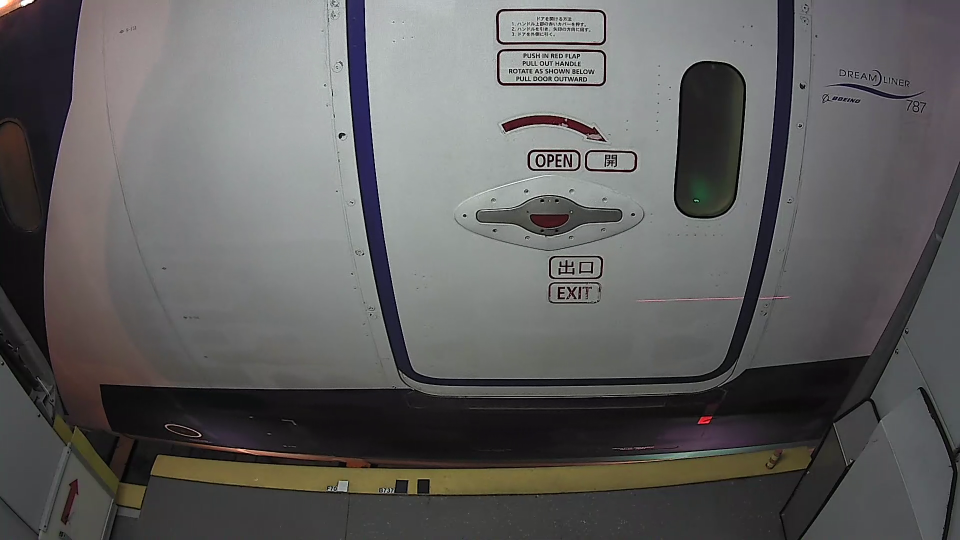
//> input picture local_aerobridge/Source Code/Images/Old Images/ANAB787/000204.png, 1920 x 1080 px, given in place of 000145.png, which was not available (shown at 1/2 size)
$ ./main   (built with g++ and OpenCV 4)
//> lines starting //> are read from the running program, lines starting //| are printed output that depends on the picture; after the words box and inside, x2 and y2 are one past the last pixel; in counts of white or black regions, pixels touching at a corner belong together; pictures that were not available may be replaced by others from this repository, and a replacement may not be noted
/*
straight arrow detect in airplane door
author: Cheng Yupeng (Neil)
version: 3rd
describe: detect the big banded arrow, and mark the five points which build up the arrow
*/

#include<opencv2/core/core.hpp>
#include<opencv2/highgui/highgui.hpp>
#include<opencv2/imgproc/imgproc.hpp>
#include<opencv2/ml/ml.hpp>

#include<fstream>
#include<iostream>
#include<vector>
#include <stdlib.h>
#include<dirent.h>
#include<string.h>
#include<math.h>
#include<Windows.h>
#include<Winbase.h>
#include<TCHAR.h>
using namespace cv;
using namespace std;

static Mat src; Mat src_gray;
static float n,m,ratio;             //前两点和高度之比
static float a,b,ratio_shape;       //长宽之比
static float c,d,ratio_shape_h;
static float e,f,ratio_shape_best;
static int best=0;
static int muchpoly;

static vector<Point> model;
static int template_number=0;
static int matched=0;

static float Angle(Point cen, Point first, Point second)
{
    float dx1=0, dx2=0, dy1=0, dy2=0;
    float angle=0;

    dx1 = first.x - cen.x;
	//dx1=fabs(dx1);
    dy1 = first.y - cen.y;
   // dy1=fabs(dy1);
    dx2 = second.x - cen.x;
   // dx2=fabs(dx2);
    dy2 = second.y - cen.y;
   // dy2=fabs(dy2);
    float c = (float)sqrt(dx1 * dx1 + dy1 * dy1) * (float)sqrt(dx2 * dx2 + dy2 * dy2);

    if (c == 0) return -1;

    angle = (float)acos((dx1 * dx2 + dy1 * dy2) / c);


    return angle;
}


string GetFilename (const string& str)
{
  size_t found;
  string file;
  found=str.find_last_of("/\\");
  file = str.substr(found+1);
  return file;
}

string read_value(string section, string key, string config_path)
{
	char read_value[100];
	DWORD len = 100;

	char section_char[100],key_char[100],config_path_char[100];
	strcpy(section_char, section.c_str());
	strcpy(key_char, key.c_str());
	strcpy(config_path_char, config_path.c_str());
	GetPrivateProfileString(TEXT(section_char), TEXT(key_char),TEXT("Not Found"),read_value,len,TEXT(config_path_char));

	return read_value;
}

string GetFoldername (const string& str)
{
	size_t found;
	string folder;
	found=str.find_last_of("/\\");
	folder = str.substr(0,found);
	return folder;
}
template <typename T> string tostr(const T& t) {
   ostringstream os;
   os<<t;
   return os.str();
}

int main(int argc,char** argv)
{
	 IplImage *desimg,*srcimg;
	   // [4 lines of commented-out code are left out]
	 string dirName = "C:/Users/bojan/Desktop/TestFeatures/B787/000145.png";
	 	// [8 lines of commented-out code are left out]

	 string imageName = GetFilename(dirName);
	 string temp = GetFoldername(dirName);
	 string flightName = GetFilename(temp);

	 DIR *dir;
	 //dir = opendir(dirName.c_str());
	 string imgName;
	 struct dirent *ent;

	 if (true) {
	         //while ((ent = readdir (dir)) != NULL) {
	              //imgName= ent->d_name;
	              if(true)
	                        {
	                          string aux=dirName;
	                          //aux.append(dirName);
	                          //aux.append(imgName);
	                         // cout << aux << endl;
	                          Mat src= imread(aux);
//> src is the input picture: 1080 rows x 1920 cols, CV_8UC3; mean B, G, R 95, 95.4, 96.3
	                         // imshow(aux,src);
	                          waitKey(0);


// [21 lines of commented-out code are left out]
	  string template_curved_arrow1_str = read_value("CurvedArrow","template_curved_arrow1","C:/Config/Config.ini"); //ova bese
//> (in read_value, `GetPrivateProfileString(TEXT(section_char), TEXT(key_char),TEXT("Not F..` was passed over: GetPrivateProfileString is not available in this run)
	    // cout<<template_handle1_str<<endl;
	   cv::Mat src_T = imread(template_curved_arrow1_str); //ova bese
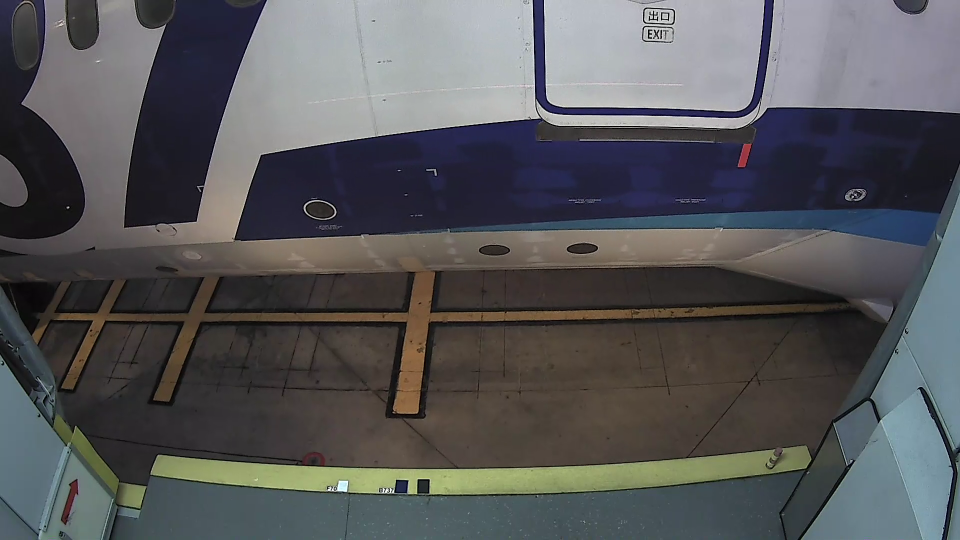
//> input picture local_aerobridge/Source Code/Images/Old Images/ANAB787/000187.png, 1920 x 1080 px, given in place of , which was not available (shown at 1/2 size)
//> src_T is the input picture: 1080 rows x 1920 cols, CV_8UC3; mean B, G, R 88.5, 86.2, 85.8
	 	//Mat src_T = imread("template-arrow.png");
		Mat gray_T,bw_T;
		Mat src_gray_T;
		GaussianBlur(src_T, src_gray_T, Size(3, 3), 2, 2);
	 	cvtColor(src_gray_T,gray_T,CV_BGR2GRAY);
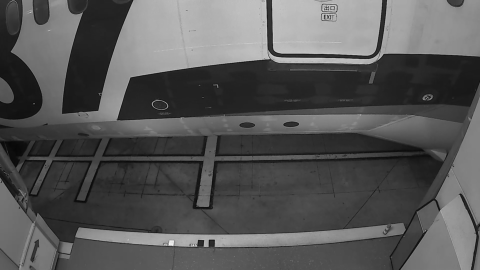
//> gray_T: 1080 rows x 1920 cols, CV_8UC1 (shown at 1/4 size); min 1, max 251, mean 86.3
		Canny(gray_T,bw_T,1200,600,5,true);
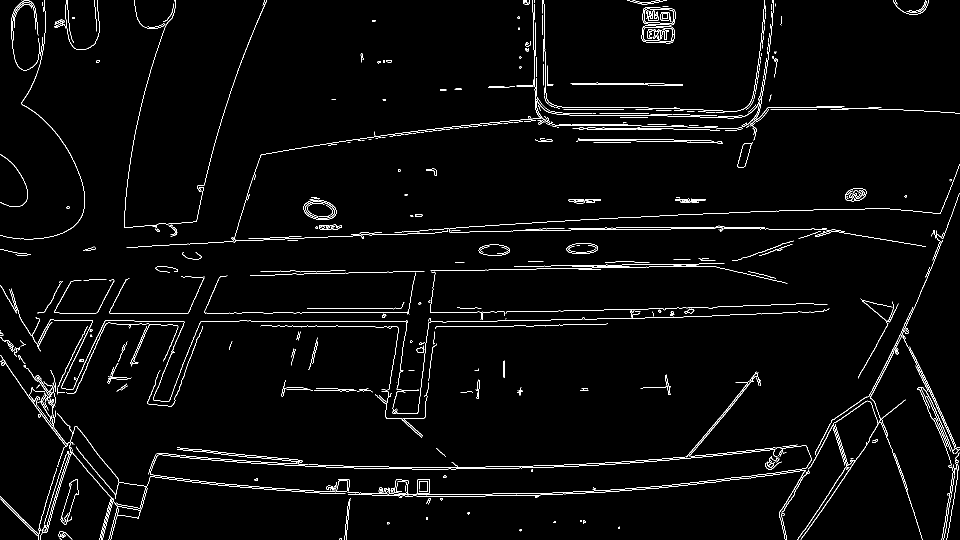
//> bw_T: 1080 rows x 1920 cols, CV_8UC1 (shown at 1/2 size); 2.4% white in thin lines or dots
		vector<vector<Point> > template_handle;
	    vector<Vec4i> hierarchy_T;
		findContours(bw_T.clone(), template_handle,hierarchy_T,CV_RETR_EXTERNAL, CV_CHAIN_APPROX_SIMPLE);
//> template_handle = 494 contours, 411 with area under 20; largest, box (x1, y1, x2, y2) and area: (1285, 14, 1351, 51) 2076, (1283, 51, 1349, 87) 2049, (607, 399, 673, 440) 2022, (695, 958, 860, 990) 1408, (121, 958, 157, 1050) 1244
		//cout<<template_handle.size()<<endl;
		float max=0;
		for (int i=0;i<template_handle.size();i++)
		{
			float area;
			area= contourArea(template_handle[i]);
			if( area > max)
			{
			    max=area;
				template_number=i;
		     }
		}
//> this loop made 494 passes
//> (area, max) on passes 4, 29, 35, 262, 444, 458: (88.5, 88.5), (737, 737), (1408.5, 1408.5), (2022.5, 2022.5), (2049, 2049), (2076, 2076)
//> after the loop, max = 2076; template_number = 457
		approxPolyDP(Mat(template_handle[template_number]), model, arcLength(Mat(template_handle[template_number]), true)*0.0095, true);
//> model = 8 Points (x, y): [1287, 17], [1285, 40], [1290, 47], [1342, 50], [1349, 44], [1350, 23], [1347, 18], [1301, 14]

		Mat template_handle_p = Mat::zeros(src_T.rows,src_T.cols, CV_8UC1);
		drawContours(template_handle_p, template_handle,template_number, Scalar(255),2,8,hierarchy_T);
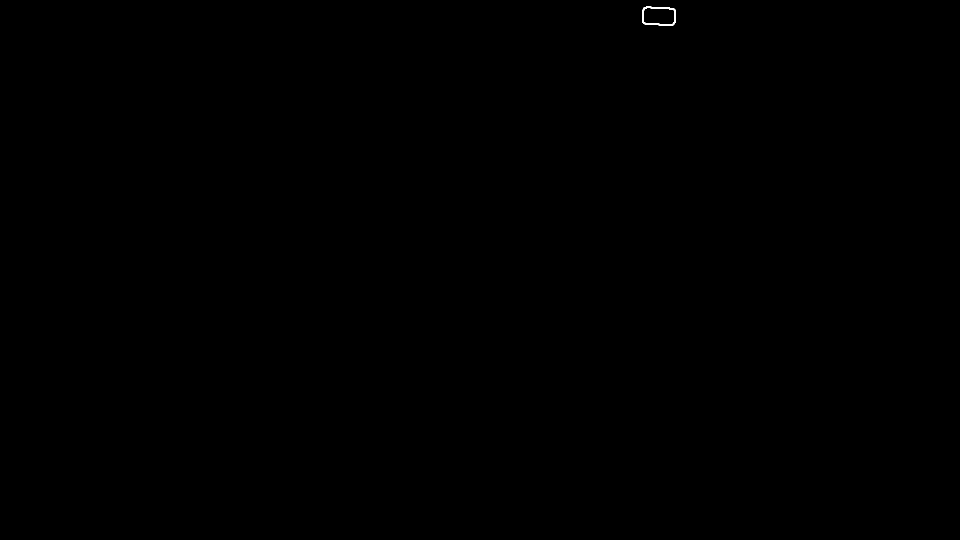
//> template_handle_p: 1080 rows x 1920 cols, CV_8UC1 (shown at 1/2 size); 0.03% white; 1 white region, box (x1, y1, x2, y2) and area: (1284, 13, 1352, 52) 581
		// [11 lines of commented-out code are left out]
		Mat gray,bw;
		GaussianBlur(src, src_gray, cv::Size(9, 9), 2, 2);
	 	cvtColor(src_gray,gray,CV_BGR2GRAY);
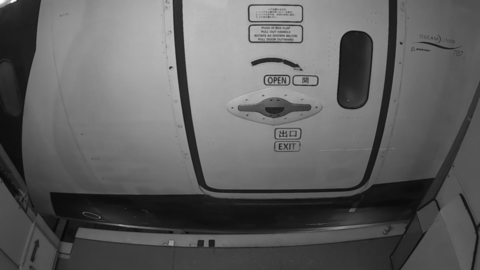
//> gray: 1080 rows x 1920 cols, CV_8UC1 (shown at 1/4 size); min 5, max 254, mean 95.6
		Canny(gray,bw,1200,600,5,true);
//> bw: 1080 rows x 1920 cols, CV_8UC1; 1.4% white in thin lines or dots
	/*	namedWindow("canny",CV_WINDOW_NORMAL);
		imshow("canny",bw);*/

		//close operation
		Mat src_close;
		Size kernalSize (7,7);
	 	Mat element = getStructuringElement (MORPH_ELLIPSE, kernalSize, Point(1,1)  );
	 	morphologyEx( bw, src_close, MORPH_CLOSE, element );
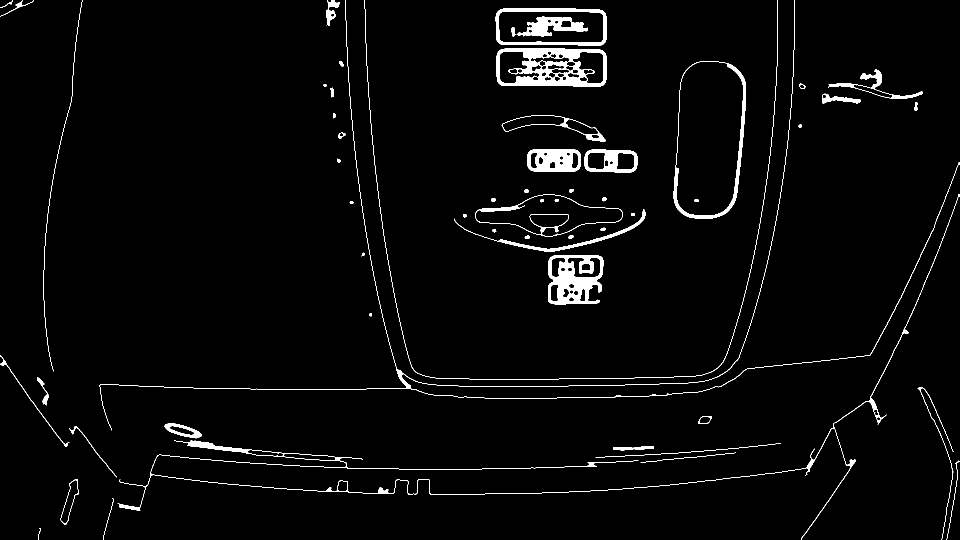
//> src_close: 1080 rows x 1920 cols, CV_8UC1 (shown at 1/2 size); 2.8% white; 58 white regions
		/*namedWindow("morphology",CV_WINDOW_NORMAL);
		imshow("morphology",src_close);*/

		//find the contours
		vector<vector<Point> > contours;
	    vector<cv::Vec4i> hierarchy;

		findContours(src_close.clone(), contours,hierarchy,CV_RETR_TREE, CV_CHAIN_APPROX_SIMPLE);
//> contours = 133 contours, 9 with area under 20; largest, box (x1, y1, x2, y2) and area: (1347, 122, 1492, 438) 38338, (1351, 122, 1487, 432) 35546, (993, 97, 1213, 173) 15948, (991, 17, 1213, 91) 15634, (951, 389, 1246, 473) 13579
		//cout<<hierarchy.size()<<endl;

		//show the contours of the input image
		Mat savedGrayMat = Mat::zeros(src.rows,src.cols, CV_8UC1);
		//drawContours(savedGrayMat, contours,-1, Scalar(255),1,8,hierarchy);
		//imshow("contours", savedGrayMat);

		//approximate of the contours,and get the convex
		vector<vector<Point> > POLY;
		vector<vector<Point> > POLY_precise;
		vector<vector<Point> > POLY_rough;
		vector<vector<Point> > POLY_best;
		vector<Point> approx;
		vector<Point> convex_hull;

		//output image
		string pixel;
		Mat dst = src.clone();
		for (int i = 0; i < contours.size(); i++)
		{

			approxPolyDP(Mat(contours[i]), approx, arcLength(Mat(contours[i]), true)*0.0095, true);
			POLY.push_back(approx);
			convexHull(approx, convex_hull, true);
	        if (fabs(contourArea(approx)) <2000 || fabs(contourArea(approx))>10000)                                      //将面积太小的轮廓直接跳过  注意continue用法
			continue;

			//calculate the up bounding rectangle
			Rect bound=boundingRect(contours[i]);
			float area_rect,area_approx,difference;
		    area_rect=((bound.br().x-bound.tl().x)*(bound.br().y-bound.tl().y));
			area_approx=fabs(contourArea(contours[i]));
			difference=area_rect-area_approx;
		    // [6 lines of commented-out code are left out]
			 {
				 int k;
				 int m=hierarchy[i][3];

				 if(convex_hull.size() < approx.size() && difference<3*area_approx && difference>0.2*area_approx)
				 {

				              int len;                                          //for this approx
							  len=approx.size();
							  int   *num=new   int[len];
							  int   *nums=new   int[len];

							   for(int   j=0;j<len;j++)
                               {
                                  num[j]=approx.at(j).y;
                                  nums[j]=approx.at(j).x;
                               }
							   sort(num,num+len);              //高度
							   sort(nums,nums+len);             //宽度

							   a=num[len-1]-num[0];
							   b=nums[len-1]-nums[0];
							   ratio_shape=b/a;

							   // [8 lines of commented-out code are left out]

							   if(ratio_shape>2 && ratio_shape<8)
							   {
								  // [5 lines of commented-out code are left out]
								  POLY_rough.push_back(approx);
							   }


				 }
			 }
		}
//> this loop made 133 passes
//> (bound, area_rect, area_approx, difference, m, len, a, b) on passes 73, 76, 116, 118, 122: (Rect(1003, 230, 209, 54), 11286, 3789.5, 7496.5, -1, 10, 50, 208), (Rect(1004, 230, 126, 34), 4284, 2163, 2121, 72, 9, 33, 125), (Rect(1144, 103, 64, 65), 4160, 2575, 1585, 90, 14, 64, 63), (Rect(999, 102, 81, 65), 5265, 2912.5, 2352.5, 90, 17, 64, 80), (Rect(1033, 33, 143, 40), 5720, 2899, 2821, 119, 20, 38, 142)
//> after the loop, approx = contour of 13 points, box (x1, y1, x2, y2) (0, 0, 26, 16), area 25; POLY = 133 contours, 8 with area under 20; largest, box (x1, y1, x2, y2) and area: (235, 389, 1920, 1080) 92410, (1347, 122, 1492, 437) 37194, (1353, 122, 1487, 432) 34278, (993, 97, 1213, 173) 15662, (992, 17, 1213, 91) 15442; convex_hull = 5 Points (x, y): [24, 0], [0, 15], [3, 15], [22, 8], [25, 2]

		if(POLY_rough.size()>0)
		{
          for(int i=0;i<POLY_rough.size();i++)
							   {


							   //find the most right point of every candidate contour
							   int right_point, right=0, left_point, left=100000;
							   int line_1_r=1, line_1_l=1;
							   int line_2_r=(-1), line_2_l=-1;
							   double right_angle=0;
							   double left_angle=0;
							   for(int j=0;j<POLY_rough[i].size();j++)
							   {
								   if (right<POLY_rough[i].at(j).x)
								   {
									   right=POLY_rough[i].at(j).x;
									   right_point=j;
								   }
								   if (left>POLY_rough[i].at(j).x)
								   {
									   left=POLY_rough[i].at(j).x;
									   left_point=j;
								   }
							   }
							   if(right_point==POLY_rough[i].size()) line_1_r=-POLY_rough[i].size()+1;
							   if(right_point==0) line_2_r=POLY_rough[i].size()-1;

							   if(left_point==POLY_rough[i].size()) line_1_l=-POLY_rough[i].size()+1;
							   if(left_point==0) line_2_l=POLY_rough[i].size()-1;

							   // [11 lines of commented-out code are left out]

							   right_angle=Angle(POLY_rough[i].at(right_point),POLY_rough[i].at(right_point+line_1_r),POLY_rough[i].at(right_point+line_2_r));
							   right_angle=right_angle*180/3.14;
							   if (right_angle<70 && right_angle>30)
								   POLY_precise.push_back(POLY_rough[i]);

							  }
//> this loop made 3 passes
//> (right, right_point, left, left_point, line_2_l, dx1 in Angle, dy1 in Angle, dx2 in Angle) on passes 1, 3: (1211, 6, 1003, 0, 9, -21, -26, -36), (1175, 7, 1033, 0, 19, -11, -2, -3)

		}


		double comparing;
		double min=20;
		 for(int j=0;j<POLY_precise.size();j++)
		 {

			   comparing = matchShapes(model, POLY_rough[j],3, 0.0);
			  if ( comparing != 0 && comparing<min)
			  {
				  min=comparing;
				  best=j;
			  }
		//	 POLY_best.push_back(POLY_rough[best]);
		 }
//> this loop made 1 pass
//> (comparing, min) on pass 1: (0.954, 0.954)
//> after the loop, min = 0.954; best = 0


		 //find the five point in the banded arrow
		 //find the five points
	if(POLY_precise.size()!=0)
	{
		vector<Moments> mu(1);
		vector<Point2f> mc(1);
		// compute the central momment
        mu[0] = moments( POLY_precise[best], false );
        mc[0] = Point2f( mu[0].m10/mu[0].m00 , mu[0].m01/mu[0].m00 );
	    circle( dst, mc[0], 8, Scalar(0,0,255), -1, 8, 0 );
//> dst: 1080 rows x 1920 cols, CV_8UC3; 197 pixels changed, all inside (x1, y1, x2, y2) = (1103, 242, 1120, 259)


	   int right_point, right=0,left_point, left=100000;
	   for(int j=0;j<POLY_precise[best].size();j++)
		{

		   if (right<POLY_precise[best].at(j).x)
		  {
			   right=POLY_precise[best].at(j).x;
			   right_point=j;
		   }
			if (left>POLY_precise[best].at(j).x)
		  {
			   left=POLY_precise[best].at(j).x;
		       left_point=j;
		   }
		}
//> this loop made 10 passes
//> (right, left) on pass 1: (1003, 1003)
//> after the loop, right = 1211; right_point = 6; left = 1003; left_point = 0
    	circle( dst, POLY_precise[best].at(right_point), 8, Scalar(0,0,255), -1, 8, 0 ); //1
//> dst: 1080 rows x 1920 cols, CV_8UC3; mean B, G, R 95, 95.4, 96.4
		circle( dst, POLY_precise[best].at(left_point),8, Scalar(0,0,255), -1, 8, 0 ); //2
//> dst: 1080 rows x 1920 cols, CV_8UC3; mean B, G, R 95, 95.4, 96.4

		float distance_1,distance_2,length;
		int line_1_r=1,line_2_r=(-1);
		int middle_1, middle_2;
		int trangle_1,trangle_2;
		if(right_point==POLY_precise[best].size())  line_1_r=-POLY_precise[best].size()+1;
		middle_1= right_point+line_1_r;
//> middle_1 = 7
		if(right_point==0) line_2_r=POLY_precise[best].size()-1;
		middle_2 = right_point+line_2_r;
//> middle_2 = 5

		distance_1=sqrt(pow((POLY_precise[best].at(right_point).x-POLY_precise[best].at(middle_1).x),2)+pow((POLY_precise[best].at(right_point).y-POLY_precise[best].at(middle_1).y),2));
//> distance_1 = 33.42
		distance_2=sqrt(pow((POLY_precise[best].at(right_point).x-POLY_precise[best].at(middle_2).x),2)+pow((POLY_precise[best].at(right_point).y-POLY_precise[best].at(middle_2).y),2));
//> distance_2 = 36.12
		length=arcLength(POLY_precise[best],true);
//> length = 453

		// [13 lines of commented-out code are left out]
		while(distance_1<0.05*length)
		{
			line_1_r=1;
			if(middle_1==POLY_precise[best].size())  line_1_r=-POLY_precise[best].size()+1;
		    trangle_1= middle_1+line_1_r;
			distance_1=sqrt(pow((POLY_precise[best].at(right_point).x-POLY_precise[best].at(trangle_1).x),2)+pow((POLY_precise[best].at(right_point).y-POLY_precise[best].at(trangle_1).y),2));
			middle_1=trangle_1;
		}
//> this loop made 0 passes
		trangle_1=middle_1;
//> trangle_1 = 7
		while(distance_2<0.05*length)
		{
			line_2_r=-1;
			if(middle_2==0) line_2_r=POLY_precise[best].size()-1;
		    trangle_2 = middle_2+line_2_r;
			distance_2=sqrt(pow((POLY_precise[best].at(right_point).x-POLY_precise[best].at(trangle_2).x),2)+pow((POLY_precise[best].at(right_point).y-POLY_precise[best].at(trangle_2).y),2));
			middle_2=trangle_2;
		}
		trangle_2=middle_2;
//> trangle_2 = 5

		circle( dst, POLY_precise[best].at(trangle_1), 8, Scalar(0,0,255), -1, 8, 0 ); //3
//> dst: 1080 rows x 1920 cols, CV_8UC3; mean B, G, R 95, 95.4, 96.4
		circle( dst, POLY_precise[best].at(trangle_2), 8, Scalar(0,0,255), -1, 8, 0 ); //4
//> dst: 1080 rows x 1920 cols, CV_8UC3; mean B, G, R 95, 95.4, 96.4

		//ofstream mycout("D:/mobility lab/任务7/POINT VERSION 2//hello.txt",ios::app);
		ofstream mycout("C:/Users/bojan/Desktop/Points/student1.txt",ios::app);

		mycout<<"file"<<"\t";
        mycout<<imgName<<"\t";
	    mycout<<"point1"<<"\t";
        mycout<<POLY_precise[best].at(trangle_1)<<"\t";
		mycout<<"point2"<<"\t";
        mycout<<POLY_precise[best].at(right_point)<<"\t";
		mycout<<"point3"<<"\t";
        mycout<<POLY_precise[best].at(trangle_2)<<"\t";
		mycout<<"point4"<<"\t";
        mycout<<mc[0]<<"\t";
		mycout<<"point5"<<"\t";
        mycout<<POLY_precise[best].at(left_point)<<"\t";
		mycout<<endl;
		cout<<flightName<<";"<<imageName<<";"<<"1";
		cout<<";"<<mc;
		float width=pow((POLY_precise[best].at(right_point).x - POLY_precise[best].at(left_point).x )*(POLY_precise[best].at(right_point).x - POLY_precise[best].at(left_point).x) +
		(POLY_precise[best].at(right_point).y - POLY_precise[best].at(left_point).y )*(POLY_precise[best].at(right_point).y - POLY_precise[best].at(left_point).y),0.5);
//> width = 210.3

		float height=pow((POLY_precise[best].at(trangle_1).x -POLY_precise[best].at(trangle_2).x )*(POLY_precise[best].at(trangle_1).x - POLY_precise[best].at(trangle_2).x) +
		(POLY_precise[best].at(trangle_1).y - POLY_precise[best].at(trangle_2).y )*(POLY_precise[best].at(trangle_1).y - POLY_precise[best].at(trangle_2).y),0.5);
//> height = 27.46

		//cout<<flightName<<";"<<imageName<<";"<<"1"<<";"<<mc<<endl;
		//cout<<flightName<<";"<<imageName<<";"<<"1";
		if (!pixel.empty()){
		        	   	   pixel.append("-");
		        	   	      	  	  	  }
		        	   	    	 pixel.append(tostr(width));
		        	   	         pixel.append(";");
		        	   	         pixel.append(tostr(height));
	}
	 cout<< ":"<<pixel;
	 cout<<endl;
	if(POLY_precise.size()==0)
	{
		// [5 lines of commented-out code are left out]
		cout<<flightName<<";"<<imageName<<";"<<"0"<<endl;

		 //return 0;
	   // mycout<<endl;
	}


		//Mat result(src.size(),CV_8U,cv::Scalar(255));

	//drawContours(dst, POLY_precise,-1, Scalar(0,0,255), 3);
	//drawContours(dst, POLY_rough,-1, Scalar(255,0,0), 2);
	drawContours(dst, POLY_precise,best, Scalar(0,255,0), 2);
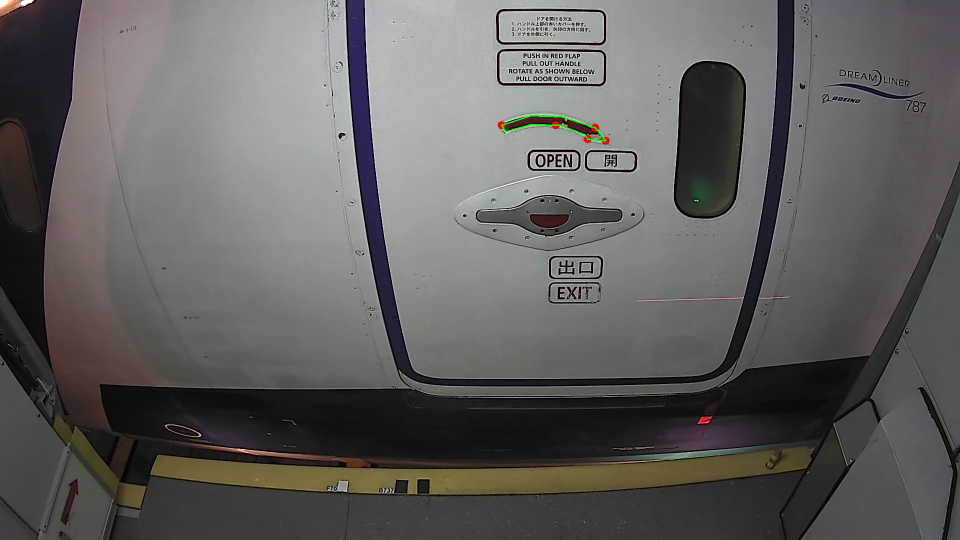
//> dst: 1080 rows x 1920 cols, CV_8UC3 (shown at 1/2 size); mean B, G, R 94.9, 95.5, 96.3
	//imwrite( "D:/mobility lab/任务2 箭头/day 20  straight arrow detection/result/185.png", dst);
	namedWindow("dst",CV_WINDOW_NORMAL);
	imshow("dst", dst);


                    }
	                  	                  // }
	                  	                //   closedir (dir);
	                  	               } else {
	                  	                   //cout<<"not present"<<endl;
	                  	                  }
	     return 0;
	 }
